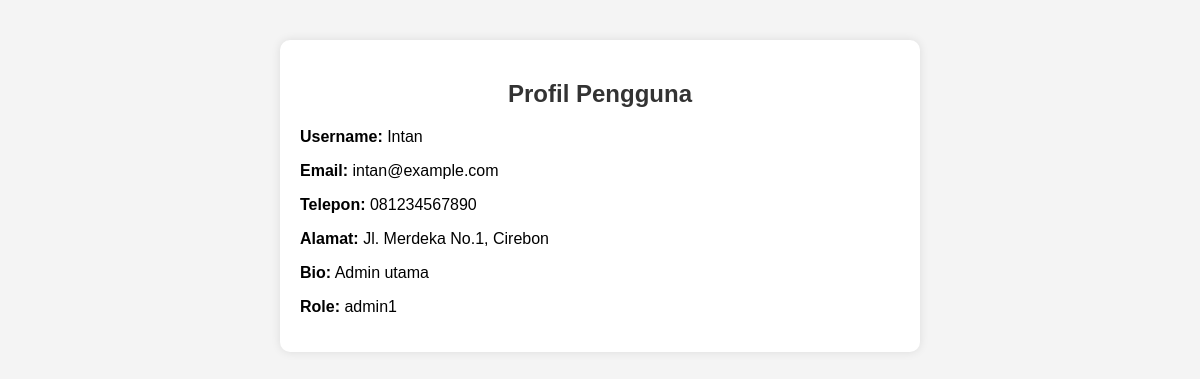
The app's page /profile.php (signed in) with its own data.
### tables this page shows
CREATE TABLE `user_profile` (
  `user_id` int(11) NOT NULL,
  `username` varchar(100) NOT NULL,
  `password` varchar(255) NOT NULL,
  `email` varchar(100) NOT NULL,
  `telepon` varchar(15) NOT NULL,
  `alamat` varchar(255) NOT NULL,
  `bio` varchar(255) NOT NULL,
  `role` enum('admin1','admin2','user1','user2','mahasiswa') NOT NULL,
  `created_at` timestamp NOT NULL DEFAULT current_timestamp() ON UPDATE current_timestamp()
);

### profile.php (the view, shortened to what this page needs)
<?php
include 'config.php';
$user_id = $_SESSION['user_id'];
$sql = "SELECT username, email, telepon, alamat, bio, role FROM user_profile WHERE user_id = ?";
$stmt = $conn->prepare($sql);
$stmt->bind_param("i", $user_id);
$stmt->execute();
$result = $stmt->get_result();
if ($result->num_rows > 0) {
    $row = $result->fetch_assoc();
} else {
    die("DEBUG: Profil tidak ditemukan di database! user_id: $user_id");
}
?>
<!DOCTYPE html>
<html lang="id">
<head>
</head>
<body>
<div class="container">
    <h2>Profil Pengguna</h2>
    <p><strong>Username:</strong> <?php echo htmlspecialchars($row['username']); ?></p>
    <p><strong>Email:</strong> <?php echo htmlspecialchars($row['email']); ?></p>
    <p><strong>Telepon:</strong> <?php echo htmlspecialchars($row['telepon']); ?></p>
    <p><strong>Alamat:</strong> <?php echo htmlspecialchars($row['alamat']); ?></p>
    <p><strong>Bio:</strong> <?php echo htmlspecialchars($row['bio']); ?></p>
    <p><strong>Role:</strong> <?php echo htmlspecialchars($row['role']); ?></p>
</div>
</body>
</html>

### profile.php (style rules this page uses)
body { font-family: Arial, sans-serif; background-color: #f4f4f4; margin: 20px; padding: 20px; }
.container { max-width: 600px; margin: auto; background: white; padding: 20px; border-radius: 10px; box-shadow: 0 0 10px rgba(0, 0, 0, 0.1); }
h2 { text-align: center; color: #333; }
p { font-size: 16px; }

### records on screen
user_profile: username "Intan", email "intan@example.com", telepon "081234567890", alamat "Jl. Merdeka No.1, Cirebon", bio "Admin utama", role "admin1"
